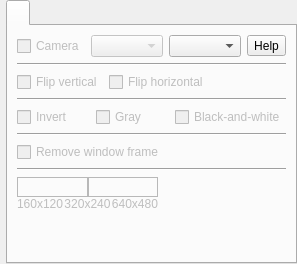
      <widget class="QWidget" name="tabSidebarCamera">
       <attribute name="title">
        <string notr="true"/>
       </attribute>
       <attribute name="toolTip">
        <string>Camera</string>
       </attribute>
       <layout class="QVBoxLayout" name="verticalLayout_17">
        <property name="spacing">
         <number>0</number>
        </property>
        <property name="leftMargin">
         <number>6</number>
        </property>
        <property name="topMargin">
         <number>0</number>
        </property>
        <property name="rightMargin">
         <number>0</number>
        </property>
        <property name="bottomMargin">
         <number>0</number>
        </property>
        <item>
         <widget class="QTabWidget" name="tabWidgetCamera">
          <property name="toolTip">
           <string notr="true"/>
          </property>
          <property name="currentIndex">
           <number>0</number>
          </property>
          <property name="iconSize">
           <size>
            <width>48</width>
            <height>48</height>
           </size>
          </property>
          <widget class="QWidget" name="tabCamera">
           <property name="toolTip">
            <string notr="true"/>
           </property>
           <attribute name="title">
            <string notr="true"/>
           </attribute>
           <layout class="QVBoxLayout" name="verticalLayout_16">
            <item>
             <layout class="QGridLayout" name="gridLayout_4">
              <item row="0" column="1">
               <widget class="QComboBox" name="comboBoxCamera">
                <property name="enabled">
                 <bool>false</bool>
                </property>
                <property name="sizePolicy">
                 <sizepolicy hsizetype="MinimumExpanding" vsizetype="Fixed">
                  <horstretch>0</horstretch>
                  <verstretch>0</verstretch>
                 </sizepolicy>
                </property>
                <property name="currentText">
                 <string notr="true"/>
                </property>
               </widget>
              </item>
              <item row="0" column="2">
               <widget class="QComboBox" name="comboBoxCameraResolution"/>
              </item>
              <item row="0" column="0">
               <widget class="QCheckBox" name="checkBoxCameraOnOff">
                <property name="enabled">
                 <bool>false</bool>
                </property>
                <property name="toolTip">
                 <string>CTRL+SHIFT+F8</string>
                </property>
                <property name="text">
                 <string>Camera</string>
                </property>
               </widget>
              </item>
              <item row="0" column="4">
               <widget class="QToolButton" name="help_camera_camera">
                <property name="toolTip">
                 <string notr="true"/>
                </property>
                <property name="text">
                 <string notr="true">Help</string>
                </property>
               </widget>
              </item>
             </layout>
            </item>
            <item>
             <widget class="Line" name="line_2">
              <property name="orientation">
               <enum>Qt::Horizontal</enum>
              </property>
             </widget>
            </item>
            <item>
             <layout class="QVBoxLayout" name="verticalLayout_28">
              <item>
               <layout class="QHBoxLayout" name="horizontalLayout_12">
                <item>
                 <widget class="QCheckBox" name="checkBoxCameraMirrorVertical">
                  <property name="enabled">
                   <bool>false</bool>
                  </property>
                  <property name="text">
                   <string>Flip vertical</string>
                  </property>
                 </widget>
                </item>
                <item>
                 <widget class="QCheckBox" name="checkBoxCameraMirrorHorizontal">
                  <property name="enabled">
                   <bool>false</bool>
                  </property>
                  <property name="text">
                   <string>Flip horizontal</string>
                  </property>
                 </widget>
                </item>
                <item>
                 <spacer name="horizontalSpacer_7">
                  <property name="orientation">
                   <enum>Qt::Horizontal</enum>
                  </property>
                  <property name="sizeHint" stdset="0">
                   <size>
                    <width>40</width>
                    <height>20</height>
                   </size>
                  </property>
                 </spacer>
                </item>
               </layout>
              </item>
              <item>
               <widget class="Line" name="line_12">
                <property name="orientation">
                 <enum>Qt::Horizontal</enum>
                </property>
               </widget>
              </item>
              <item>
               <layout class="QHBoxLayout" name="horizontalLayout_14">
                <item>
                 <widget class="QCheckBox" name="checkBoxCameraInvert">
                  <property name="enabled">
                   <bool>false</bool>
                  </property>
                  <property name="text">
                   <string>Invert</string>
                  </property>
                 </widget>
                </item>
                <item>
                 <widget class="QCheckBox" name="checkBoxCameraGray">
                  <property name="enabled">
                   <bool>false</bool>
                  </property>
                  <property name="text">
                   <string>Gray</string>
                  </property>
                 </widget>
                </item>
                <item>
                 <widget class="QCheckBox" name="checkBoxCameraMono">
                  <property name="enabled">
                   <bool>false</bool>
                  </property>
                  <property name="text">
                   <string>Black-and-white</string>
                  </property>
                 </widget>
                </item>
               </layout>
              </item>
             </layout>
            </item>
            <item>
             <widget class="Line" name="line_7">
              <property name="orientation">
               <enum>Qt::Horizontal</enum>
              </property>
             </widget>
            </item>
            <item>
             <layout class="QHBoxLayout" name="horizontalLayout_42">
              <item>
               <widget class="QCheckBox" name="checkBoxCameraWindowFrame">
                <property name="enabled">
                 <bool>false</bool>
                </property>
                <property name="text">
                 <string>Remove window frame</string>
                </property>
               </widget>
              </item>
             </layout>
            </item>
            <item>
             <widget class="Line" name="line_10">
              <property name="orientation">
               <enum>Qt::Horizontal</enum>
              </property>
             </widget>
            </item>
            <item>
             <layout class="QGridLayout" name="gridLayout_10" rowstretch="0,0" columnstretch="0,0">
              <property name="verticalSpacing">
               <number>0</number>
              </property>
              <item row="0" column="0">
               <layout class="QHBoxLayout" name="horizontalLayout_45" stretch="0,0">
                <item>
                 <widget class="QFrame" name="frame_5">
                  <property name="frameShape">
                   <enum>QFrame::StyledPanel</enum>
                  </property>
                  <property name="frameShadow">
                   <enum>QFrame::Raised</enum>
                  </property>
                 </widget>
                </item>
                <item>
                 <widget class="QFrame" name="frame_6">
                  <property name="frameShape">
                   <enum>QFrame::StyledPanel</enum>
                  </property>
                  <property name="frameShadow">
                   <enum>QFrame::Raised</enum>
                  </property>
                 </widget>
                </item>
               </layout>
              </item>
              <item row="1" column="0">
               <layout class="QHBoxLayout" name="horizontalLayout_44">
                <item>
                 <widget class="QLabel" name="labelCameraWindowSize160_120">
                  <property name="enabled">
                   <bool>false</bool>
                  </property>
                  <property name="text">
                   <string notr="true">160x120</string>
                  </property>
                 </widget>
                </item>
                <item>
                 <widget class="QLabel" name="labelCameraWindowSize320_240">
                  <property name="enabled">
                   <bool>false</bool>
                  </property>
                  <property name="text">
                   <string notr="true">320x240</string>
                  </property>
                  <property name="alignment">
                   <set>Qt::AlignCenter</set>
                  </property>
                 </widget>
                </item>
                <item>
                 <widget class="QLabel" name="labelCameraWindowSize640_480">
                  <property name="enabled">
                   <bool>false</bool>
                  </property>
                  <property name="text">
                   <string notr="true">640x480</string>
                  </property>
                  <property name="alignment">
                   <set>Qt::AlignRight|Qt::AlignTrailing|Qt::AlignVCenter</set>
                  </property>
                 </widget>
                </item>
               </layout>
              </item>
              <item row="0" column="1">
               <spacer name="horizontalSpacer_24">
                <property name="orientation">
                 <enum>Qt::Horizontal</enum>
                </property>
                <property name="sizeHint" stdset="0">
                 <size>
                  <width>40</width>
                  <height>20</height>
                 </size>
                </property>
               </spacer>
              </item>
             </layout>
            </item>
            <item>
             <spacer name="verticalSpacer">
              <property name="orientation">
               <enum>Qt::Vertical</enum>
              </property>
              <property name="sizeHint" stdset="0">
               <size>
                <width>20</width>
                <height>40</height>
               </size>
              </property>
             </spacer>
            </item>
           </layout>
          </widget>
         </widget>
        </item>
       </layout>
      </widget>
